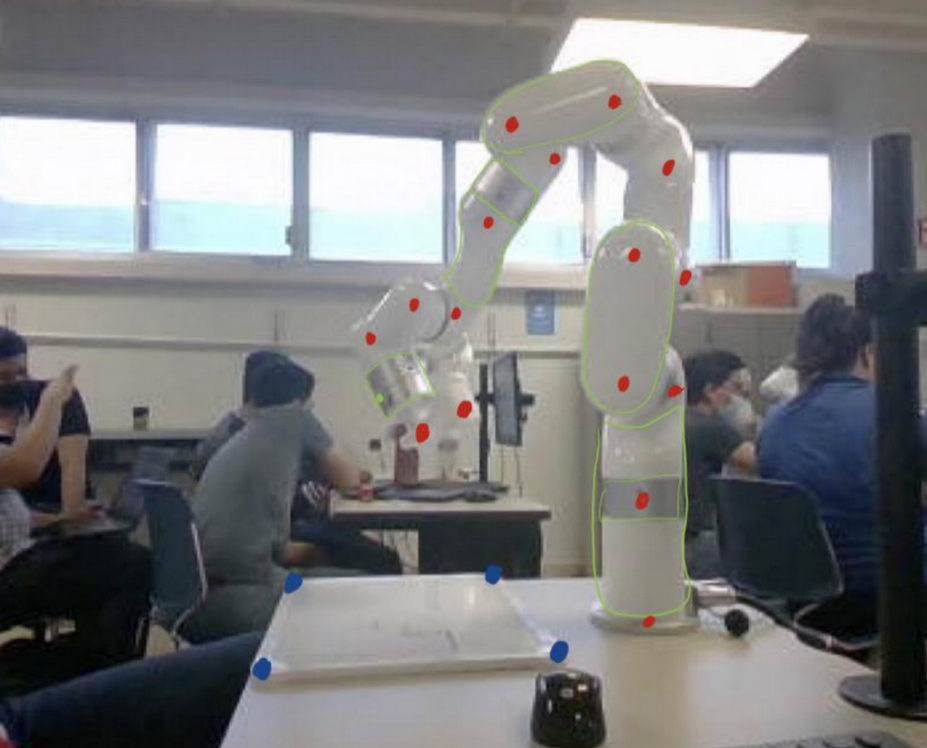
#> input picture computer_vision/src/images/image1.png, 927 x 748 px, shrunk from 1336 x 1077 before the run, found by its file name
$ python imager_reader.py
#> lines starting #> are read from the running program, lines starting #| are printed output that depends on the picture; after the words box and inside, x2 and y2 are one past the last pixel; in counts of white or black regions, pixels touching at a corner belong together
import cv2
import numpy as np

def detect_keypoints(image, lower_bound, upper_bound):
    """Detects color-coded keypoints in the given image using HSV thresholding."""
    hsv = cv2.cvtColor(image, cv2.COLOR_BGR2HSV)
    mask = cv2.inRange(hsv, lower_bound, upper_bound)
    contours, _ = cv2.findContours(mask, cv2.RETR_EXTERNAL, cv2.CHAIN_APPROX_SIMPLE)

    keypoints = []
    for cnt in contours:
        (x, y), radius = cv2.minEnclosingCircle(cnt)
        if radius > 2:  # Filter small detections
            keypoints.append((int(x), int(y)))

    keypoints = np.array(keypoints)
    return keypoints if len(keypoints) > 0 else None

# Load images
img1 = cv2.imread('image1.png')
#> img1 is the input picture: shape (748, 927, 3); mean B, G, R 127.2, 126.3, 125.1
img2 = cv2.imread('image2.png')
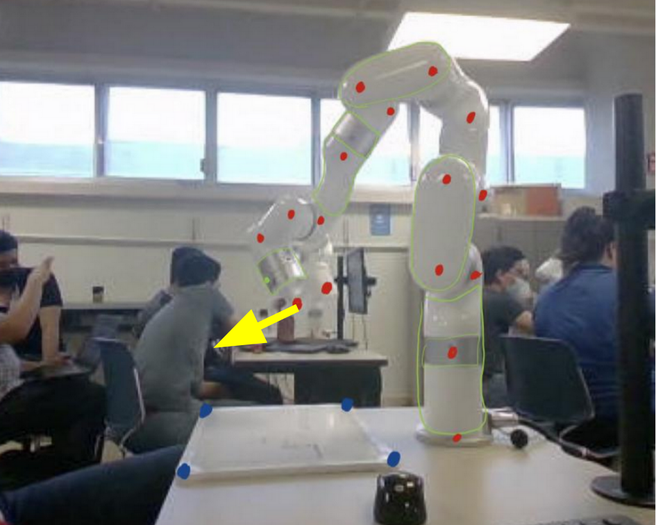
#> input picture computer_vision/src/images/image2.png, 656 x 525 px, shrunk from 945 x 756 before the run, found by its file name
#> img2 is the input picture: shape (525, 656, 3); mean B, G, R 126.9, 127, 125.7
img3 = cv2.imread('image3.png')
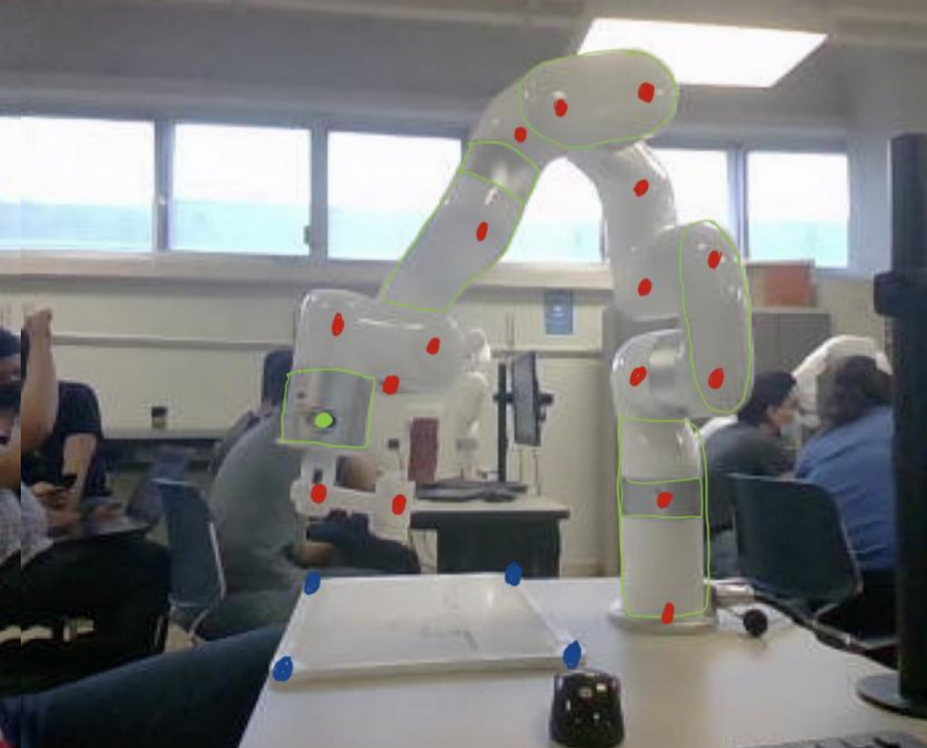
#> input picture computer_vision/src/images/image3.png, 927 x 748 px, shrunk from 1336 x 1077 before the run, found by its file name
#> img3 is the input picture: shape (748, 927, 3); mean B, G, R 127.9, 127.7, 126.7
img4 = cv2.imread('image4.png')
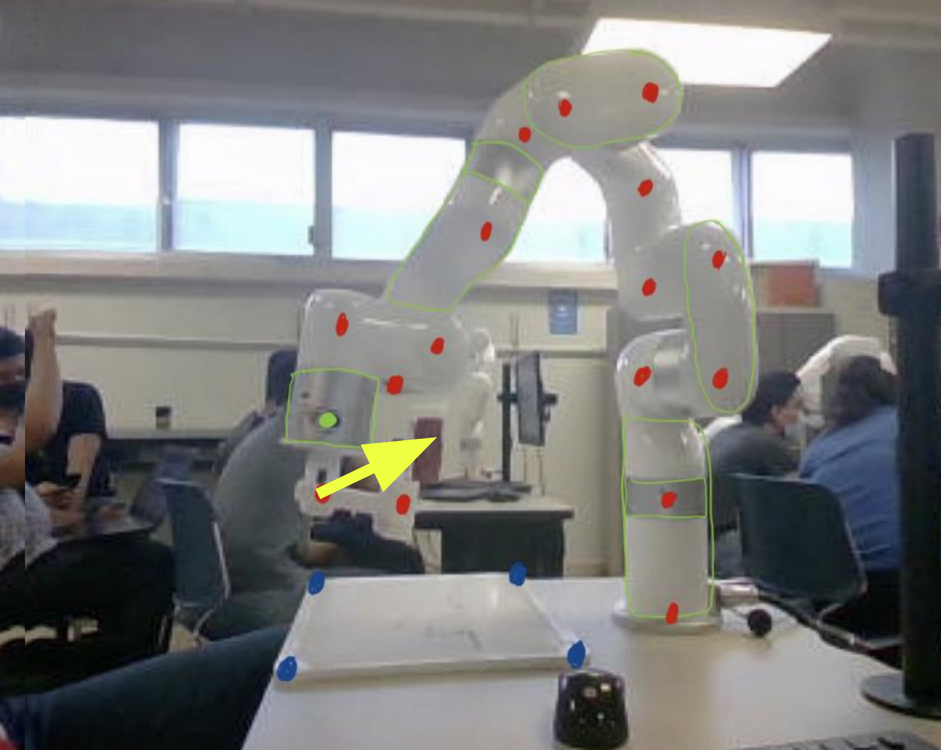
#> input picture computer_vision/src/images/image4.png, 941 x 750 px, shrunk from 1356 x 1080 before the run, found by its file name
#> img4 is the input picture: shape (750, 941, 3); mean B, G, R 126.8, 127.3, 126.1

# Define HSV color bounds for detecting red dots
lower_red = np.array([0, 120, 70])
upper_red = np.array([10, 255, 255])

# Detect keypoints in both images
kp1 = detect_keypoints(img1, lower_red, upper_red)
#> in detect_keypoints, `hsv = cv2.cvtColor(image, cv2.COLOR_BGR2HSV)`: hsv: shape (748, 927, 3); mean H, S, V 76, 35.8, 132.6
#> in detect_keypoints, `mask = cv2.inRange(hsv, lower_bound, upper_bound)`:
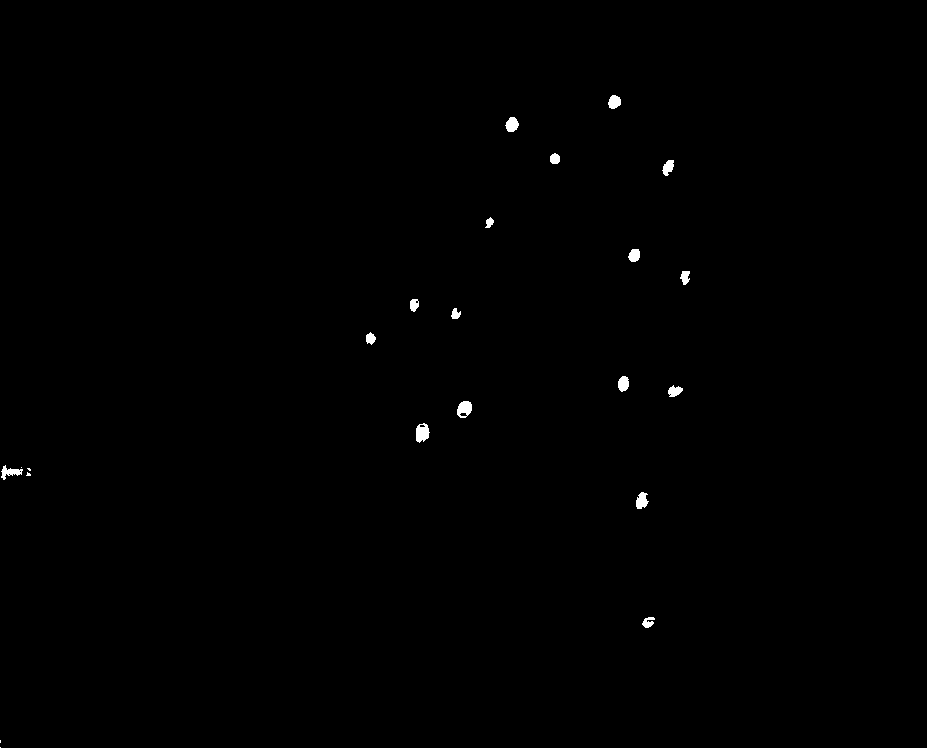
#> mask: shape (748, 927); 0.3% white; 22 white regions (5 under 20 px)
#> in detect_keypoints, `contours, _ = cv2.findContours(mask, cv2.RETR_EXTERNAL, cv2.CHAIN_APPR..`: contours = 22 contours, 5 with area under 20; largest, box (x1, y1, x2, y2) and area: (416, 423, 430, 443) 184, (457, 401, 472, 418) 179, (505, 117, 519, 132) 131, (636, 492, 649, 509) 128, (618, 376, 629, 392) 120
#> the loop in detect_keypoints, `for cnt in contours:` made 22 passes
#> (x, y, radius) on passes 1, 3, 4, 5, 6, 7, 8, 9, 10, 11, 12, 13: (0, 747, 0.0001), (648, 621, 6.71), (641.5, 500.5, 8.75), (28, 474, 2.24), (28.5, 469, 1.8), (21, 467, 0.0001), (11.5, 473, 11.24), (421.5, 432.5, 9.82), (464.7, 409.3, 9.02), (675.4, 391.8, 7.63), (623, 383.5, 7.76), (370.4, 338, 6.02)
#> (cnt, x, y, radius) on pass 2: ([[0, 740], [0, 742]], 0, 741, 1)
#> after the loop in detect_keypoints, `for cnt in contours:`: keypoints = [(648, 621), (641, 500), (28, 474), (11, 473), (421, 432), (464, 409), (675, 391), (623, 383), (370, 338), (455, 313), (414, 304), (685, 277), (634, 255), (487, 222), (669, 167), (554, 158), (511, 124), (613, 101)]
#> in detect_keypoints, `keypoints = np.array(keypoints)`: keypoints = 18 rows, first 8: [648, 621], [641, 500], [28, 474], [11, 473], [421, 432], [464, 409], [675, 391], [623, 383]
#> kp1 has the same summary as keypoints in detect_keypoints
kp2 = detect_keypoints(img2, lower_red, upper_red)
#> in detect_keypoints (call 2), `hsv = cv2.cvtColor(image, cv2.COLOR_BGR2HSV)`: hsv: shape (525, 656, 3); mean H, S, V 76, 36.6, 133.2
#> in detect_keypoints (call 2), `mask = cv2.inRange(hsv, lower_bound, upper_bound)`:
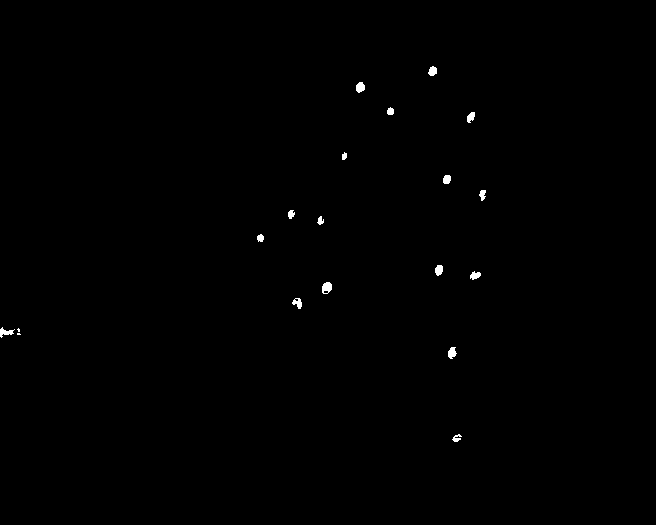
#> mask: shape (525, 656); 0.3% white; 19 white regions (2 under 20 px)
#> in detect_keypoints (call 2), `contours, _ = cv2.findContours(mask, cv2.RETR_EXTERNAL, cv2.CHAIN_APPR..`: contours = 19 contours, 2 with area under 20; largest, box (x1, y1, x2, y2) and area: (322, 282, 332, 294) 82, (356, 82, 365, 93) 62, (448, 347, 457, 359) 59, (435, 265, 443, 276) 56, (292, 298, 302, 309) 55
#> the loop in detect_keypoints (call 2), `for cnt in contours:` made 19 passes
#> (x, y, radius) on passes 1, 2, 4, 5, 6, 7, 8, 9, 10, 11, 12, 13: (456.5, 437.5, 4.74), (452.5, 352.5, 6.04), (18.5, 329.5, 1.58), (7, 332.5, 7.83), (297.5, 303, 5.59), (326, 287.5, 6.27), (475, 275.5, 5.59), (439, 270, 5.39), (260, 237.7, 3.85), (320, 220, 4.12), (291, 214, 4.47), (483, 195, 5.39)
#> (cnt, x, y, radius) on pass 3: ([[17, 333], [17, 334], [20, 334], [19, 333]], 18.5, 333.5, 1.58)
#> after the loop in detect_keypoints (call 2), `for cnt in contours:`: keypoints = [(456, 437), (452, 352), (7, 332), (297, 303), (326, 287), (475, 275), (439, 270), (260, 237), (320, 220), (291, 214), (483, 195), (446, 179), (343, 155), (471, 117), (390, 110), (360, 87), (432, 70)]
#> in detect_keypoints (call 2), `keypoints = np.array(keypoints)`: keypoints = 17 rows, first 8: [456, 437], [452, 352], [7, 332], [297, 303], [326, 287], [475, 275], [439, 270], [260, 237]
#> kp2 has the same summary as keypoints in detect_keypoints
kp3 = detect_keypoints(img3, lower_red, upper_red)
#> in detect_keypoints (call 3), `hsv = cv2.cvtColor(image, cv2.COLOR_BGR2HSV)`: hsv: shape (748, 927, 3); mean H, S, V 74.9, 35.6, 133.9
#> in detect_keypoints (call 3), `mask = cv2.inRange(hsv, lower_bound, upper_bound)`:
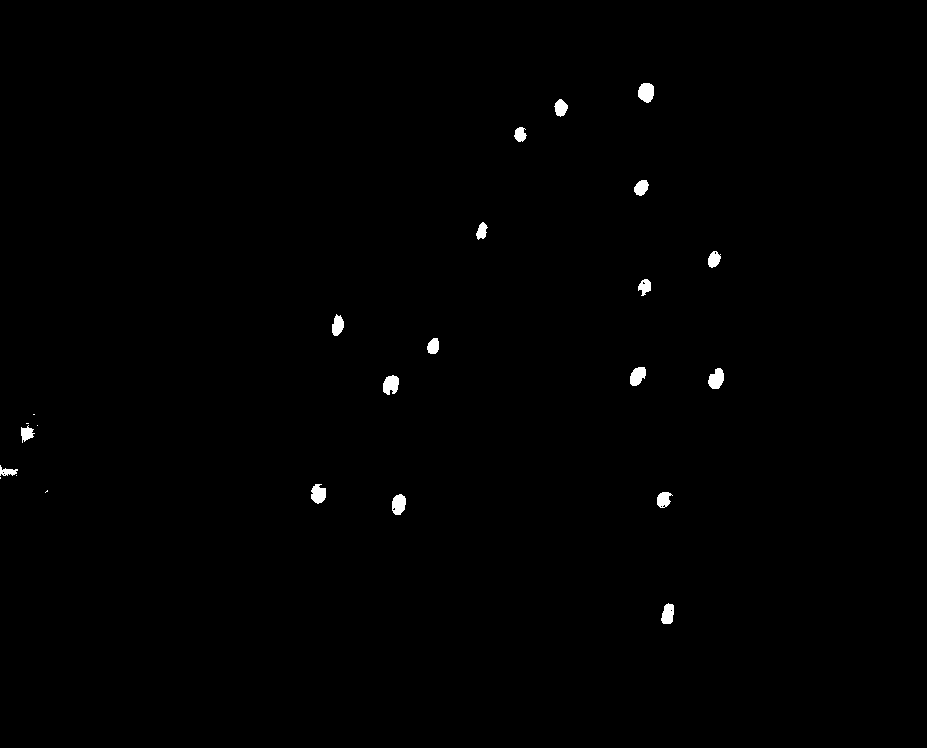
#> mask: shape (748, 927); 0.48% white; 24 white regions (6 under 20 px)
#> in detect_keypoints (call 3), `contours, _ = cv2.findContours(mask, cv2.RETR_EXTERNAL, cv2.CHAIN_APPR..`: contours = 24 contours, 6 with area under 20; largest, box (x1, y1, x2, y2) and area: (638, 83, 654, 103) 230, (708, 368, 724, 389) 215, (383, 375, 399, 395) 214, (392, 494, 406, 515) 209, (630, 367, 646, 386) 199
#> the loop in detect_keypoints (call 3), `for cnt in contours:` made 24 passes
#> (x, y, radius) on passes 1, 2, 3, 5, 7, 8, 9, 10, 13, 14, 15, 16: (667.5, 613.5, 10.51), (398, 504, 10.44), (664.5, 499.5, 8.75), (318, 493.3, 9.76), (16, 475, 0.0001), (7.79, 470, 9.26), (37, 425, 0.0001), (25.23, 433.6, 9.02), (390.9, 384.7, 10.09), (716, 378, 10.77), (638, 376, 10.82), (432.7, 345.1, 8.32)
#> (cnt, x, y, radius) on passes 4, 6, 11, 12: ([[47, 490], [45, 492], [46, 491], [47, 491]], 46, 491, 1.41), ([[0, 477], [0, 478]], 0, 477.5, 0.5), ([[26, 423], [28, 423]], 27, 423, 1), ([[33, 414], [34, 414]], 33.5, 414, 0.5)
#> after the loop in detect_keypoints (call 3), `for cnt in contours:`: keypoints = [(667, 613), (398, 504), (664, 499), (318, 493), (7, 470), (25, 433), (390, 384), (716, 378), (638, 376), (432, 345), (335, 324), (644, 287), (713, 259), (480, 230), (641, 187), (520, 134), (560, 107), (646, 92)]
#> in detect_keypoints (call 3), `keypoints = np.array(keypoints)`: keypoints = 18 rows, first 8: [667, 613], [398, 504], [664, 499], [318, 493], [7, 470], [25, 433], [390, 384], [716, 378]
#> kp3 has the same summary as keypoints in detect_keypoints
kp4 = detect_keypoints(img4, lower_red, upper_red)
#> in detect_keypoints (call 4), `hsv = cv2.cvtColor(image, cv2.COLOR_BGR2HSV)`: hsv: shape (750, 941, 3); mean H, S, V 75, 36.6, 133.4
#> in detect_keypoints (call 4), `mask = cv2.inRange(hsv, lower_bound, upper_bound)`:
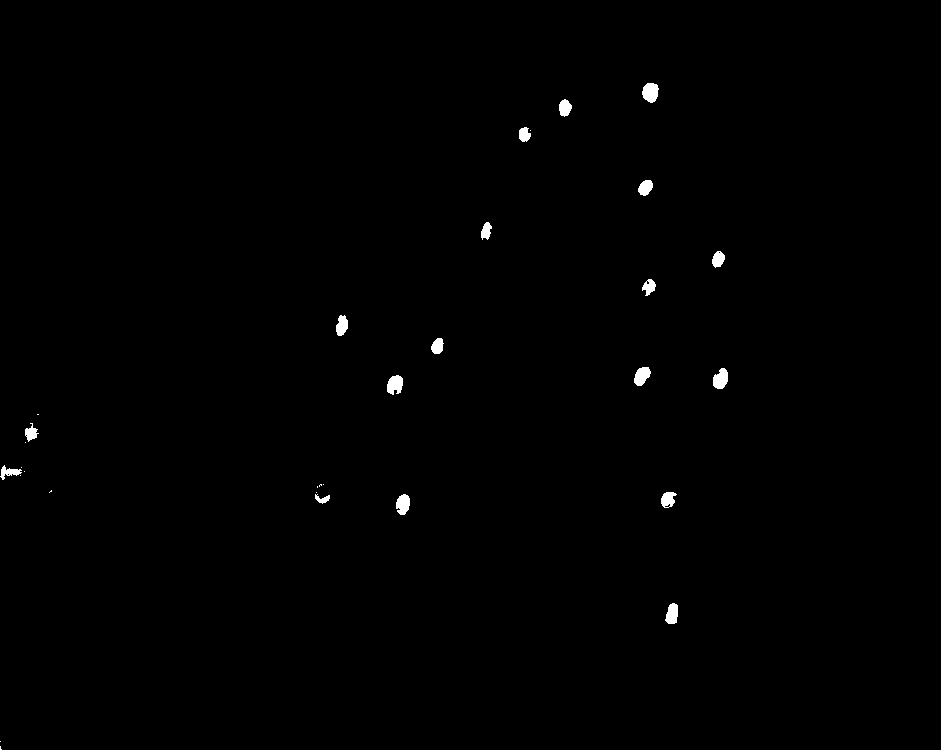
#> mask: shape (750, 941); 0.46% white; 31 white regions (13 under 20 px)
#> in detect_keypoints (call 4), `contours, _ = cv2.findContours(mask, cv2.RETR_EXTERNAL, cv2.CHAIN_APPR..`: contours = 31 contours, 13 with area under 20; largest, box (x1, y1, x2, y2) and area: (642, 83, 659, 103) 232, (387, 375, 403, 395) 211, (713, 368, 728, 389) 210, (634, 367, 651, 386) 200, (396, 494, 410, 515) 197
#> the loop in detect_keypoints (call 4), `for cnt in contours:` made 31 passes
#> (x, y, radius) on passes 2, 3, 4, 5, 6, 7, 10, 11, 12, 13, 14, 15: (0, 741, 0.0001), (671, 613, 10.44), (402.5, 504, 10.31), (322, 496, 7.28), (669.2, 499.8, 8.91), (316, 492, 0.0001), (323, 484, 0.0001), (320, 485, 1.41), (20, 475, 0.0001), (24, 471, 0.0001), (21, 467, 0.0001), (10.5, 473, 10.92)
#> (cnt, x, y, radius) on passes 1, 8, 9, 18: ([[0, 746], [0, 749], [1, 749], [0, 748]], 0.5, 747.5, 1.58), ([[51, 490], [49, 492], [50, 491], [51, 491]], 50, 491, 1.41), ([[317, 486], [317, 487]], 317, 486.5, 0.5), ([[37, 414], [38, 414]], 37.5, 414, 0.5)
#> after the loop in detect_keypoints (call 4), `for cnt in contours:`: keypoints = [(671, 613), (402, 504), (322, 496), (669, 499), (10, 473), (30, 432), (394, 384), (720, 378), (642, 376), (437, 345), (341, 325), (648, 287), (717, 259), (485, 230), (645, 187), (524, 134), (564, 107), (650, 92)]
#> in detect_keypoints (call 4), `keypoints = np.array(keypoints)`: keypoints = 18 rows, first 8: [671, 613], [402, 504], [322, 496], [669, 499], [10, 473], [30, 432], [394, 384], [720, 378]
#> kp4 has the same summary as keypoints in detect_keypoints

def compute_displacement(kp1, kp2):
    """Computes displacement between corresponding keypoints."""
    if kp1 is None or kp2 is None:
        print("Error: Keypoints not detected in one or both images.")
        return None

    if len(kp1) != len(kp2):
        print("Warning: Mismatch in keypoints detected! Matching may be incorrect.")

    # Sort keypoints to maintain consistent order (e.g., left-to-right)
    kp1 = kp1[np.argsort(kp1[:, 0])]
#> kp1 = 18 rows, first 8: [11, 473], [28, 474], [370, 338], [414, 304], [421, 432], [455, 313], [464, 409], [487, 222]
    kp2 = kp2[np.argsort(kp2[:, 0])]
#> kp2 = 17 rows, first 8: [7, 332], [260, 237], [291, 214], [297, 303], [320, 220], [326, 287], [343, 155], [360, 87]

#> (the run stopped early here; a loop or call above may not have finished)
